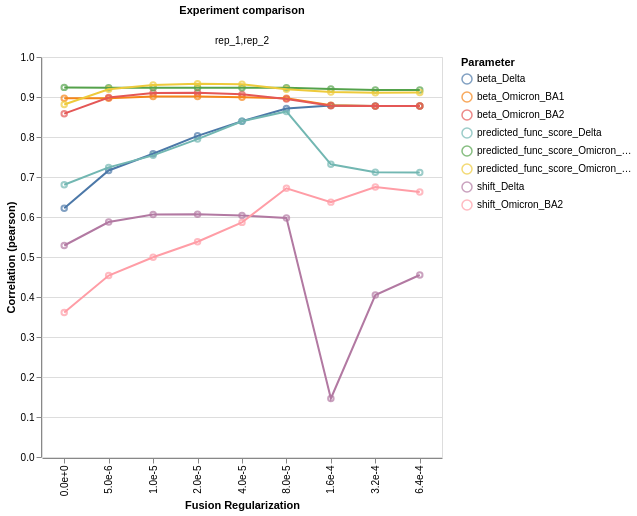

This figure's notebook cell:
### Markdown cell above
## Replicate parameter correlations

Correlation of mutation parameters (beta, shift) between replicates
across the regularization grid. Uses the `ModelCollection.mut_param_dataset_correlation`
method which returns an interactive Altair chart.

### Code cell
corr_chart, corr_data = model_collection.mut_param_dataset_correlation(
    return_data=True,
    times_seen_threshold=1,
)
corr_chart

### Figure 1 — Vega-Lite specification as saved in the notebook (floating-point values rounded to 4 significant figures)
{"config": {"view": {"continuousWidth": 300, "continuousHeight": 300}}, "data": {"name": "data-240301ece3867678069138cc560f24aa"}, "facet": {"column": {"field": "datasets", "title": "Experiment comparison", "type": "nominal"}}, "spec": {"layer": [{"mark": {"type": "point"}, "encoding": {"color": {"field": "mut_param", "title": "Parameter", "type": "nominal"}, "tooltip": [{"field": "datasets", "type": "nominal"}, {"field": "correlation", "type": "quantitative"}, {"field": "mut_param", "type": "nominal"}], "x": {"axis": {"format": ".1e"}, "field": "fusionreg", "title": "Fusion Regularization", "type": "nominal"}, "y": {"field": "correlation", "title": "Correlation (pearson)", "type": "quantitative"}}}, {"mark": {"type": "line"}, "encoding": {"color": {"field": "mut_param", "title": "Parameter", "type": "nominal"}, "tooltip": [{"field": "datasets", "type": "nominal"}, {"field": "correlation", "type": "quantitative"}, {"field": "mut_param", "type": "nominal"}], "x": {"axis": {"format": ".1e"}, "field": "fusionreg", "title": "Fusion Regularization", "type": "nominal"}, "y": {"field": "correlation", "title": "Correlation (pearson)", "type": "quantitative"}}}], "height": 400, "width": 400}, "$schema": "https://vega.github.io/schema/vega-lite/v6.1.0.json", "datasets": {"data-240301ece3867678069138cc560f24aa": [{"datasets": "rep_1,rep_2", "mut_param": "beta_Delta", "correlation": 0.6217, "fusionreg": 0.0}, {"datasets": "rep_1,rep_2", "mut_param": "beta_Delta", "correlation": 0.7164, "fusionreg": 5e-06}, {"datasets": "rep_1,rep_2", "mut_param": "beta_Delta", "correlation": 0.7582, "fusionreg": 1e-05}, {"datasets": "rep_1,rep_2", "mut_param": "beta_Delta", "correlation": 0.8029, "fusionreg": 2e-05}, {"datasets": "rep_1,rep_2", "mut_param": "beta_Delta", "correlation": 0.8394, "fusionreg": 4e-05}, {"datasets": "rep_1,rep_2", "mut_param": "beta_Delta", "correlation": 0.8711, "fusionreg": 8e-05}, {"datasets": "rep_1,rep_2", "mut_param": "beta_Delta", "correlation": 0.8786, "fusionreg": 0.00016}, {"datasets": "rep_1,rep_2", "mut_param": "beta_Delta", "correlation": 0.8772, "fusionreg": 0.00032}, {"datasets": "rep_1,rep_2", "mut_param": "beta_Delta", "correlation": 0.8775, "fusionreg": 0.00064}, {"datasets": "rep_1,rep_2", "mut_param": "beta_Omicron_BA1", "correlation": 0.897, "fusionreg": 0.0}, {"datasets": "rep_1,rep_2", "mut_param": "beta_Omicron_BA1", "correlation": 0.8969, "fusionreg": 5e-06}, {"datasets": "rep_1,rep_2", "mut_param": "beta_Omicron_BA1", "correlation": 0.901, "fusionreg": 1e-05}, {"datasets": "rep_1,rep_2", "mut_param": "beta_Omicron_BA1", "correlation": 0.9013, "fusionreg": 2e-05}, {"datasets": "rep_1,rep_2", "mut_param": "beta_Omicron_BA1", "correlation": 0.8993, "fusionreg": 4e-05}, {"datasets": "rep_1,rep_2", "mut_param": "beta_Omicron_BA1", "correlation": 0.8972, "fusionreg": 8e-05}, {"datasets": "rep_1,rep_2", "mut_param": "beta_Omicron_BA1", "correlation": 0.8796, "fusionreg": 0.00016}, {"datasets": "rep_1,rep_2", "mut_param": "beta_Omicron_BA1", "correlation": 0.8772, "fusionreg": 0.00032}, {"datasets": "rep_1,rep_2", "mut_param": "beta_Omicron_BA1", "correlation": 0.8775, "fusionreg": 0.00064}, {"datasets": "rep_1,rep_2", "mut_param": "beta_Omicron_BA2", "correlation": 0.8584, "fusionreg": 0.0}, {"datasets": "rep_1,rep_2", "mut_param": "beta_Omicron_BA2", "correlation": 0.8988, "fusionreg": 5e-06}, {"datasets": "rep_1,rep_2", "mut_param": "beta_Omicron_BA2", "correlation": 0.9099, "fusionreg": 1e-05}, {"datasets": "rep_1,rep_2", "mut_param": "beta_Omicron_BA2", "correlation": 0.9108, "fusionreg": 2e-05}, {"datasets": "rep_1,rep_2", "mut_param": "beta_Omicron_BA2", "correlation": 0.9066, "fusionreg": 4e-05}, {"datasets": "rep_1,rep_2", "mut_param": "beta_Omicron_BA2", "correlation": 0.8951, "fusionreg": 8e-05}, {"datasets": "rep_1,rep_2", "mut_param": "beta_Omicron_BA2", "correlation": 0.8783, "fusionreg": 0.00016}, {"datasets": "rep_1,rep_2", "mut_param": "beta_Omicron_BA2", "correlation": 0.8772, "fusionreg": 0.00032}, {"datasets": "rep_1,rep_2", "mut_param": "beta_Omicron_BA2", "correlation": 0.8776, "fusionreg": 0.00064}, {"datasets": "rep_1,rep_2", "mut_param": "predicted_func_score_Delta", "correlation": 0.6807, "fusionreg": 0.0}, {"datasets": "rep_1,rep_2", "mut_param": "predicted_func_score_Delta", "correlation": 0.7241, "fusionreg": 5e-06}, {"datasets": "rep_1,rep_2", "mut_param": "predicted_func_score_Delta", "correlation": 0.7541, "fusionreg": 1e-05}, {"datasets": "rep_1,rep_2", "mut_param": "predicted_func_score_Delta", "correlation": 0.7947, "fusionreg": 2e-05}, {"datasets": "rep_1,rep_2", "mut_param": "predicted_func_score_Delta", "correlation": 0.8393, "fusionreg": 4e-05}, {"datasets": "rep_1,rep_2", "mut_param": "predicted_func_score_Delta", "correlation": 0.8639, "fusionreg": 8e-05}, {"datasets": "rep_1,rep_2", "mut_param": "predicted_func_score_Delta", "correlation": 0.7318, "fusionreg": 0.00016}, {"datasets": "rep_1,rep_2", "mut_param": "predicted_func_score_Delta", "correlation": 0.7119, "fusionreg": 0.00032}, {"datasets": "rep_1,rep_2", "mut_param": "predicted_func_score_Delta", "correlation": 0.7113, "fusionreg": 0.00064}, {"datasets": "rep_1,rep_2", "mut_param": "predicted_func_score_Omicron_BA1", "correlation": 0.924, "fusionreg": 0.0}, {"datasets": "rep_1,rep_2", "mut_param": "predicted_func_score_Omicron_BA1", "correlation": 0.9233, "fusionreg": 5e-06}, {"datasets": "rep_1,rep_2", "mut_param": "predicted_func_score_Omicron_BA1", "correlation": 0.9233, "fusionreg": 1e-05}, {"datasets": "rep_1,rep_2", "mut_param": "predicted_func_score_Omicron_BA1", "correlation": 0.9232, "fusionreg": 2e-05}, {"datasets": "rep_1,rep_2", "mut_param": "predicted_func_score_Omicron_BA1", "correlation": 0.923, "fusionreg": 4e-05}, {"datasets": "rep_1,rep_2", "mut_param": "predicted_func_score_Omicron_BA1", "correlation": 0.923, "fusionreg": 8e-05}, {"datasets": "rep_1,rep_2", "mut_param": "predicted_func_score_Omicron_BA1", "correlation": 0.9202, "fusionreg": 0.00016}, {"datasets": "rep_1,rep_2", "mut_param": "predicted_func_score_Omicron_BA1", "correlation": 0.9177, "fusionreg": 0.00032}, {"datasets": "rep_1,rep_2", "mut_param": "predicted_func_score_Omicron_BA1", "correlation": 0.9176, "fusionreg": 0.00064}, {"datasets": "rep_1,rep_2", "mut_param": "predicted_func_score_Omicron_BA2", "correlation": 0.8814, "fusionreg": 0.0}, {"datasets": "rep_1,rep_2", "mut_param": "predicted_func_score_Omicron_BA2", "correlation": 0.9195, "fusionreg": 5e-06}, {"datasets": "rep_1,rep_2", "mut_param": "predicted_func_score_Omicron_BA2", "correlation": 0.9303, "fusionreg": 1e-05}, {"datasets": "rep_1,rep_2", "mut_param": "predicted_func_score_Omicron_BA2", "correlation": 0.9331, "fusionreg": 2e-05}, {"datasets": "rep_1,rep_2", "mut_param": "predicted_func_score_Omicron_BA2", "correlation": 0.9317, "fusionreg": 4e-05}, {"datasets": "rep_1,rep_2", "mut_param": "predicted_func_score_Omicron_BA2", "correlation": 0.9194, "fusionreg": 8e-05}, {"datasets": "rep_1,rep_2", "mut_param": "predicted_func_score_Omicron_BA2", "correlation": 0.9126, "fusionreg": 0.00016}, {"datasets": "rep_1,rep_2", "mut_param": "predicted_func_score_Omicron_BA2", "correlation": 0.9106, "fusionreg": 0.00032}, {"datasets": "rep_1,rep_2", "mut_param": "predicted_func_score_Omicron_BA2", "correlation": 0.9111, "fusionreg": 0.00064}, {"datasets": "rep_1,rep_2", "mut_param": "shift_Delta", "correlation": 0.5288, "fusionreg": 0.0}, {"datasets": "rep_1,rep_2", "mut_param": "shift_Delta", "correlation": 0.5873, "fusionreg": 5e-06}, {"datasets": "rep_1,rep_2", "mut_param": "shift_Delta", "correlation": 0.6061, "fusionreg": 1e-05}, {"datasets": "rep_1,rep_2", "mut_param": "shift_Delta", "correlation": 0.6071, "fusionreg": 2e-05}, {"datasets": "rep_1,rep_2", "mut_param": "shift_Delta", "correlation": 0.604, "fusionreg": 4e-05}, {"datasets": "rep_1,rep_2", "mut_param": "shift_Delta", "correlation": 0.5973, "fusionreg": 8e-05}, {"datasets": "rep_1,rep_2", "mut_param": "shift_Delta", "correlation": 0.1462, "fusionreg": 0.00016}, {"datasets": "rep_1,rep_2", "mut_param": "shift_Delta", "correlation": 0.405, "fusionreg": 0.00032}, {"datasets": "rep_1,rep_2", "mut_param": "shift_Delta", "correlation": 0.4551, "fusionreg": 0.00064}, {"datasets": "rep_1,rep_2", "mut_param": "shift_Omicron_BA2", "correlation": 0.3612, "fusionreg": 0.0}, {"datasets": "rep_1,rep_2", "mut_param": "shift_Omicron_BA2", "correlation": 0.4536, "fusionreg": 5e-06}, {"datasets": "rep_1,rep_2", "mut_param": "shift_Omicron_BA2", "correlation": 0.4993, "fusionreg": 1e-05}, {"datasets": "rep_1,rep_2", "mut_param": "shift_Omicron_BA2", "correlation": 0.5381, "fusionreg": 2e-05}, {"datasets": "rep_1,rep_2", "mut_param": "shift_Omicron_BA2", "correlation": 0.5866, "fusionreg": 4e-05}, {"datasets": "rep_1,rep_2", "mut_param": "shift_Omicron_BA2", "correlation": 0.6719, "fusionreg": 8e-05}, {"datasets": "rep_1,rep_2", "mut_param": "shift_Omicron_BA2", "correlation": 0.6372, "fusionreg": 0.00016}, {"datasets": "rep_1,rep_2", "mut_param": "shift_Omicron_BA2", "correlation": 0.675, "fusionreg": 0.00032}, {"datasets": "rep_1,rep_2", "mut_param": "shift_Omicron_BA2", "correlation": 0.6626, "fusionreg": 0.00064}]}}
